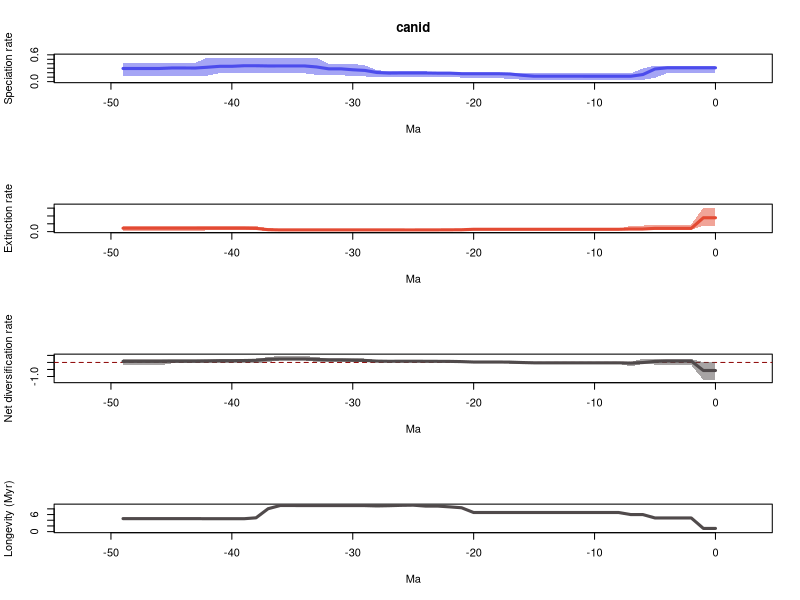

Recreate this plot in R.
# 1 files combined:
# 	/home/eeb177-student/Desktop/eeb177/lab-work/exercise-9/shell-script-demo/pyrate_mcmc_logs/canid_occ_1_marginal_rates.log

# 95% HPDs calculated using code from Biopy (https://www.cs.auckland.ac.nz/~yhel002/biopy/)

pdf(file='/home/eeb177-student/Desktop/eeb177/lab-work/exercise-9/shell-script-demo/pyrate_mcmc_logs/canid_occ_1_marginal_rates_RTT.pdf',width=0.6*9, height=16.8)
par(mfrow=c(4,1))
library(scales)
L_hpd_m95=c(0.187958385344, 0.187958385344,0.187958385344,0.187958385344,0.187958385344,0.0850794256673,0.0382144017905,0.0382144017905,0.0382144017905,0.0382144017905,0.0382144017905,0.0382144017905,0.0382144017905,0.0382144017905,0.0382144017905,0.0382144017905,0.0460708547594,0.0527672819087,0.0907088322377,0.0907088322377,0.0907088322377,0.0907088322377,0.104692274327,0.104692274327,0.104692274327,0.104692274327,0.104692274327,0.104692274327,0.104692274327,0.115973484497,0.115973484497,0.150583930224,0.150583930224,0.150583930224,0.187958385344,0.187958385344,0.187958385344,0.187958385344,0.187958385344,0.187958385344,0.187958385344,0.187958385344,0.133907168912,0.133907168912,0.133907168912,0.133907168912,0.133907168912,0.133907168912,0.133907168912,0.133907168912)
L_hpd_M95=c(0.35843899498, 0.35843899498,0.35843899498,0.35843899498,0.35843899498,0.35843899498,0.294195416385,0.187958385344,0.187958385344,0.187958385344,0.187958385344,0.187958385344,0.187958385344,0.187958385344,0.187958385344,0.187958385344,0.187958385344,0.187958385344,0.187958385344,0.187958385344,0.187958385344,0.187958385344,0.198010609248,0.198010609248,0.232778313025,0.232778313025,0.232778313025,0.232778313025,0.256371188596,0.36406570418,0.397849033284,0.397849033284,0.397849033284,0.538406552719,0.538406552719,0.538406552719,0.538406552719,0.538406552719,0.538406552719,0.538406552719,0.538406552719,0.538406552719,0.538406552719,0.425124577051,0.425124577051,0.425124577051,0.425124577051,0.425124577051,0.425124577051,0.425124577051)
M_hpd_m95=c(0.377350752368, 0.377350752368,0.113661266149,0.113661266149,0.113661266149,0.113661266149,0.113661266149,0.113661266149,0.0995210504221,0.0995210504221,0.0995210504221,0.0995210504221,0.0995210504221,0.0995210504221,0.0995210504221,0.0995210504221,0.0995210504221,0.0995210504221,0.0995210504221,0.0995210504221,0.0995210504221,0.0611291860576,0.0611291860576,0.0611291860576,0.0611291860576,0.0611291860576,0.0611291860576,0.0611291860576,0.0642492917277,0.0642492917277,0.0642492917277,0.0642492917277,0.0642492917277,0.0642492917277,0.0642492917277,0.0642492917277,0.0642492917277,0.0666379786979,0.0770169342747,0.0770169342747,0.0770169342747,0.0770169342747,0.0770169342747,0.0519213481558,0.0519213481558,0.0519213481558,0.0519213481558,0.0519213481558,0.0519213481558,0.0519213481558)
M_hpd_M95=c(1.53448698371, 1.53448698371,0.447112991436,0.447112991436,0.447112991436,0.447112991436,0.387326168337,0.387326168337,0.160385550456,0.160385550456,0.160385550456,0.160385550456,0.160385550456,0.160385550456,0.160385550456,0.160385550456,0.160385550456,0.160385550456,0.160385550456,0.160385550456,0.160385550456,0.160385550456,0.160385550456,0.160385550456,0.160385550456,0.160385550456,0.160385550456,0.160385550456,0.160385550456,0.160385550456,0.160385550456,0.160385550456,0.160385550456,0.160385550456,0.160385550456,0.160385550456,0.160385550456,0.224923530531,0.341970285877,0.341970285877,0.341970285877,0.341970285877,0.341970285877,0.341970285877,0.341970285877,0.341970285877,0.341970285877,0.341970285877,0.341970285877,0.341970285877)
R_hpd_m95=c(-1.24029156733, -1.24029156733,-0.193548324145,-0.193548324145,-0.193548324145,-0.151676409094,-0.0991218168596,-0.282633894009,-0.0991218168596,-0.0991218168596,-0.0991218168596,-0.0991218168596,-0.0991218168596,-0.0991218168596,-0.0991218168596,-0.0991218168596,-0.0962701215829,-0.0802446996138,-0.0246214395219,-0.0246214395219,-0.0246214395219,-0.0153286318559,0.00196867306076,0.0051712239053,0.0051712239053,0.0051712239053,0.0051712239053,0.0051712239053,0.0051712239053,0.0232659425533,0.0232659425533,0.0657243900743,0.0657243900743,0.0275728348878,0.152033702835,0.152033702835,0.152033702835,0.0275728348878,-0.0428789911807,-0.0271522811533,-0.0271522811533,-0.0271522811533,-0.0701092702703,-0.0701092702703,-0.0701092702703,-0.0701092702703,-0.208063116965,-0.208063116965,-0.208063116965,-0.208063116965)
R_hpd_M95=c(0.0275728348878, 0.0275728348878,0.233828398697,0.233828398697,0.233828398697,0.278830063455,0.278830063455,0.0275728348878,0.0275728348878,0.0275728348878,0.0275728348878,0.0275728348878,0.0275728348878,0.0275728348878,0.0275728348878,0.0275728348878,0.0275728348878,0.0461095541521,0.0461095541521,0.0461095541521,0.0461095541521,0.107875126313,0.107875126313,0.107875126313,0.159587102286,0.159587102286,0.142092431921,0.142092431921,0.163563416973,0.278830063455,0.299816412452,0.306911032415,0.306911032415,0.372269448682,0.468902203384,0.468902203384,0.468902203384,0.376133084671,0.278830063455,0.278830063455,0.278830063455,0.278830063455,0.278830063455,0.278830063455,0.278830063455,0.278830063455,0.243774956243,0.243774956243,0.243774956243,0.243774956243)
L_mean=c(0.309741588009, 0.309741588009,0.309741588009,0.309741588009,0.309741588009,0.283282521961,0.158764967379,0.121053076362,0.121053076362,0.121053076362,0.121053076362,0.121404914272,0.121404914272,0.121404914272,0.121404914272,0.121404914272,0.142279007214,0.171117678093,0.177896862123,0.177896862123,0.177896862123,0.177896862123,0.189871182384,0.189871182384,0.19379095629,0.19379095629,0.19379095629,0.191104369955,0.204168304524,0.250753303984,0.265541729414,0.28686685937,0.28686685937,0.328696858259,0.351473671808,0.351473671808,0.351473671808,0.350973812706,0.355837599205,0.355837599205,0.342923151148,0.342923151148,0.322678725561,0.304789443862,0.305270728848,0.305270728848,0.29434494185,0.29434494185,0.29434494185,0.29434494185)
M_mean=c(0.884591147832, 0.884591147832,0.208371570035,0.208371570035,0.208371570035,0.208371570035,0.166930019332,0.166930019332,0.148942199462,0.148942199462,0.148942199462,0.148942199462,0.148942199462,0.148942199462,0.148942199462,0.148942199462,0.148942199462,0.148942199462,0.148942199462,0.148942199462,0.148942199462,0.119168352746,0.114880172638,0.111331599169,0.111331599169,0.107559017634,0.108251294007,0.109694518865,0.110702951303,0.109296444044,0.109296444044,0.109296444044,0.109296444044,0.109296444044,0.109296444044,0.108955569165,0.108955569165,0.124136893443,0.206111763082,0.220566941324,0.220566941324,0.220566941324,0.220566941324,0.218603984507,0.218603984507,0.218603984507,0.218603984507,0.218603984507,0.218603984507,0.218603984507)
R_mean=c(-0.574849559822, -0.574849559822,0.101370017974,0.101370017974,0.101370017974,0.0749109519262,-0.00816505195329,-0.0458769429704,-0.0278891231007,-0.0278891231007,-0.0278891231007,-0.0275372851901,-0.0275372851901,-0.0275372851901,-0.0275372851901,-0.0275372851901,-0.00666319224827,0.0221754786302,0.028954662661,0.028954662661,0.028954662661,0.0587285093774,0.074991009746,0.0785395832157,0.0824593571215,0.0862319386562,0.0855396622834,0.0814098510895,0.0934653532215,0.14145685994,0.156245285371,0.177570415326,0.177570415326,0.219400414215,0.242177227764,0.242518102643,0.242518102643,0.226836919262,0.149725836123,0.135270657881,0.122356209824,0.122356209824,0.102111784237,0.0861854593547,0.086666744341,0.086666744341,0.0757409573432,0.0757409573432,0.0757409573432,0.0757409573432)
trans=0.5
age=(0:(50-1))* -1
plot(age,age,type = 'n', ylim = c(0, 0.592247207991), xlim = c(-52.5,2.5), ylab = 'Speciation rate', xlab = 'Ma',main='canid' )
polygon(c(age, rev(age)), c(L_hpd_M95, rev(L_hpd_m95)), col = alpha("#4c4cec",trans), border = NA)
lines(rev(age), rev(L_mean), col = "#4c4cec", lwd=3)
plot(age,age,type = 'n', ylim = c(0, 1.68793568208), xlim = c(-52.5,2.5), ylab = 'Extinction rate', xlab = 'Ma' )
polygon(c(age, rev(age)), c(M_hpd_M95, rev(M_hpd_m95)), col = alpha("#e34a33",trans), border = NA)
lines(rev(age), rev(M_mean), col = "#e34a33", lwd=3)
plot(age,age,type = 'n', ylim = c(-1.36432072406, 0.515792423723), xlim = c(-52.5,2.5), ylab = 'Net diversification rate', xlab = 'Ma' )
abline(h=0,lty=2,col="darkred")
polygon(c(age, rev(age)), c(R_hpd_M95, rev(R_hpd_m95)), col = alpha("#504A4B",trans), border = NA)
lines(rev(age), rev(R_mean), col = "#504A4B", lwd=3)
plot(age,age,type = 'n', ylim = c(0, max(1/M_mean)), xlim = c(-52.5,2.5), ylab = 'Longevity (Myr)', xlab = 'Ma' )
lines(rev(age), rev(1/M_mean), col = "#504A4B", lwd=3)
n <- dev.off()